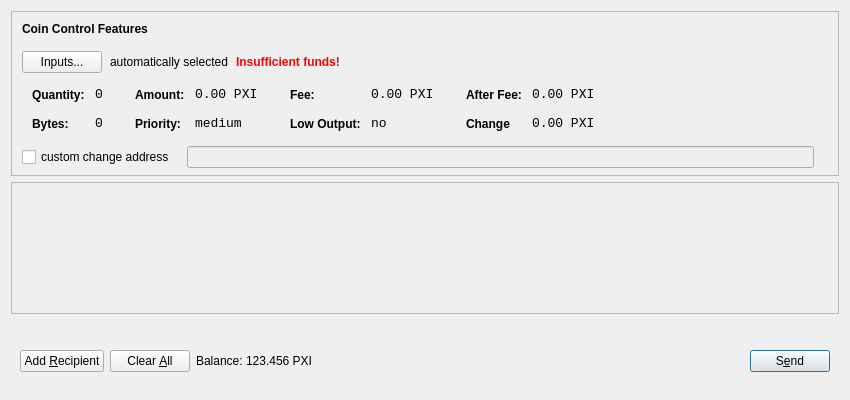
<?xml version="1.0" encoding="UTF-8"?>
<ui version="4.0">
 <class>SendCoinsDialog</class>
 <widget class="QDialog" name="SendCoinsDialog">
  <property name="geometry">
   <rect>
    <x>0</x>
    <y>0</y>
    <width>850</width>
    <height>400</height>
   </rect>
  </property>
  <property name="windowTitle">
   <string>Send Coins</string>
  </property>
  <layout class="QVBoxLayout" name="verticalLayout" stretch="0,1,0">
   <property name="bottomMargin">
    <number>8</number>
   </property>
   <item>
    <widget class="QFrame" name="frameCoinControl">
     <property name="sizePolicy">
      <sizepolicy hsizetype="Expanding" vsizetype="Expanding">
       <horstretch>0</horstretch>
       <verstretch>0</verstretch>
      </sizepolicy>
     </property>
     <property name="maximumSize">
      <size>
       <width>16777215</width>
       <height>16777215</height>
      </size>
     </property>
     <property name="frameShape">
      <enum>QFrame::StyledPanel</enum>
     </property>
     <property name="frameShadow">
      <enum>QFrame::Sunken</enum>
     </property>
     <layout class="QVBoxLayout" name="verticalLayoutCoinControl2">
      <property name="spacing">
       <number>6</number>
      </property>
      <property name="leftMargin">
       <number>0</number>
      </property>
      <property name="topMargin">
       <number>0</number>
      </property>
      <property name="rightMargin">
       <number>0</number>
      </property>
      <property name="bottomMargin">
       <number>6</number>
      </property>
      <item>
       <layout class="QVBoxLayout" name="verticalLayoutCoinControl" stretch="0,0,0,0,1">
        <property name="spacing">
         <number>0</number>
        </property>
        <property name="leftMargin">
         <number>10</number>
        </property>
        <property name="topMargin">
         <number>10</number>
        </property>
        <item>
         <layout class="QHBoxLayout" name="horizontalLayoutCoinControl1">
          <property name="bottomMargin">
           <number>15</number>
          </property>
          <item>
           <widget class="QLabel" name="labelCoinControlFeatures">
            <property name="sizePolicy">
             <sizepolicy hsizetype="Preferred" vsizetype="Maximum">
              <horstretch>0</horstretch>
              <verstretch>0</verstretch>
             </sizepolicy>
            </property>
            <property name="font">
             <font>
              <weight>75</weight>
              <bold>true</bold>
             </font>
            </property>
            <property name="styleSheet">
             <string notr="true">font-weight:bold;</string>
            </property>
            <property name="text">
             <string>Coin Control Features</string>
            </property>
           </widget>
          </item>
         </layout>
        </item>
        <item>
         <layout class="QHBoxLayout" name="horizontalLayoutCoinControl2" stretch="0,0,0,0">
          <property name="spacing">
           <number>8</number>
          </property>
          <property name="bottomMargin">
           <number>10</number>
          </property>
          <item>
           <widget class="QPushButton" name="pushButtonCoinControl">
            <property name="styleSheet">
             <string notr="true"/>
            </property>
            <property name="text">
             <string>Inputs...</string>
            </property>
           </widget>
          </item>
          <item>
           <widget class="QLabel" name="labelCoinControlAutomaticallySelected">
            <property name="text">
             <string>automatically selected</string>
            </property>
            <property name="margin">
             <number>5</number>
            </property>
           </widget>
          </item>
          <item>
           <widget class="QLabel" name="labelCoinControlInsuffFunds">
            <property name="font">
             <font>
              <weight>75</weight>
              <bold>true</bold>
             </font>
            </property>
            <property name="styleSheet">
             <string notr="true">color:red;font-weight:bold;</string>
            </property>
            <property name="text">
             <string>Insufficient funds!</string>
            </property>
            <property name="margin">
             <number>5</number>
            </property>
           </widget>
          </item>
          <item>
           <spacer name="horizontalSpacerCoinControl">
            <property name="orientation">
             <enum>Qt::Horizontal</enum>
            </property>
            <property name="sizeHint" stdset="0">
             <size>
              <width>40</width>
              <height>1</height>
             </size>
            </property>
           </spacer>
          </item>
         </layout>
        </item>
        <item>
         <widget class="QWidget" name="widgetCoinControl" native="true">
          <property name="sizePolicy">
           <sizepolicy hsizetype="Preferred" vsizetype="Preferred">
            <horstretch>0</horstretch>
            <verstretch>0</verstretch>
           </sizepolicy>
          </property>
          <property name="minimumSize">
           <size>
            <width>0</width>
            <height>0</height>
           </size>
          </property>
          <property name="styleSheet">
           <string notr="true"/>
          </property>
          <layout class="QHBoxLayout" name="horizontalLayoutCoinControl5">
           <property name="leftMargin">
            <number>0</number>
           </property>
           <property name="topMargin">
            <number>0</number>
           </property>
           <property name="rightMargin">
            <number>0</number>
           </property>
           <property name="bottomMargin">
            <number>0</number>
           </property>
           <item>
            <layout class="QHBoxLayout" name="horizontalLayoutCoinControl3" stretch="0,0,0,1">
             <property name="spacing">
              <number>20</number>
             </property>
             <property name="topMargin">
              <number>0</number>
             </property>
             <property name="bottomMargin">
              <number>10</number>
             </property>
             <item>
              <layout class="QFormLayout" name="formLayoutCoinControl1">
               <property name="horizontalSpacing">
                <number>10</number>
               </property>
               <property name="verticalSpacing">
                <number>14</number>
               </property>
               <property name="leftMargin">
                <number>10</number>
               </property>
               <property name="topMargin">
                <number>4</number>
               </property>
               <property name="rightMargin">
                <number>6</number>
               </property>
               <item row="0" column="0">
                <widget class="QLabel" name="labelCoinControlQuantityText">
                 <property name="styleSheet">
                  <string notr="true">font-weight:bold;</string>
                 </property>
                 <property name="text">
                  <string>Quantity:</string>
                 </property>
                 <property name="margin">
                  <number>0</number>
                 </property>
                </widget>
               </item>
               <item row="0" column="1">
                <widget class="QLabel" name="labelCoinControlQuantity">
                 <property name="font">
                  <font>
                   <family>Monospace</family>
                   <pointsize>10</pointsize>
                  </font>
                 </property>
                 <property name="cursor">
                  <cursorShape>IBeamCursor</cursorShape>
                 </property>
                 <property name="contextMenuPolicy">
                  <enum>Qt::ActionsContextMenu</enum>
                 </property>
                 <property name="text">
                  <string>0</string>
                 </property>
                 <property name="margin">
                  <number>0</number>
                 </property>
                 <property name="textInteractionFlags">
                  <set>Qt::LinksAccessibleByMouse|Qt::TextSelectableByKeyboard|Qt::TextSelectableByMouse</set>
                 </property>
                </widget>
               </item>
               <item row="1" column="0">
                <widget class="QLabel" name="labelCoinControlBytesText">
                 <property name="styleSheet">
                  <string notr="true">font-weight:bold;</string>
                 </property>
                 <property name="text">
                  <string>Bytes:</string>
                 </property>
                </widget>
               </item>
               <item row="1" column="1">
                <widget class="QLabel" name="labelCoinControlBytes">
                 <property name="font">
                  <font>
                   <family>Monospace</family>
                   <pointsize>10</pointsize>
                  </font>
                 </property>
                 <property name="cursor">
                  <cursorShape>IBeamCursor</cursorShape>
                 </property>
                 <property name="contextMenuPolicy">
                  <enum>Qt::ActionsContextMenu</enum>
                 </property>
                 <property name="text">
                  <string>0</string>
                 </property>
                 <property name="textInteractionFlags">
                  <set>Qt::LinksAccessibleByMouse|Qt::TextSelectableByKeyboard|Qt::TextSelectableByMouse</set>
                 </property>
                </widget>
               </item>
              </layout>
             </item>
             <item>
              <layout class="QFormLayout" name="formLayoutCoinControl2">
               <property name="horizontalSpacing">
                <number>10</number>
               </property>
               <property name="verticalSpacing">
                <number>14</number>
               </property>
               <property name="leftMargin">
                <number>6</number>
               </property>
               <property name="topMargin">
                <number>4</number>
               </property>
               <property name="rightMargin">
                <number>6</number>
               </property>
               <item row="0" column="0">
                <widget class="QLabel" name="labelCoinControlAmountText">
                 <property name="styleSheet">
                  <string notr="true">font-weight:bold;</string>
                 </property>
                 <property name="text">
                  <string>Amount:</string>
                 </property>
                 <property name="margin">
                  <number>0</number>
                 </property>
                </widget>
               </item>
               <item row="0" column="1">
                <widget class="QLabel" name="labelCoinControlAmount">
                 <property name="font">
                  <font>
                   <family>Monospace</family>
                   <pointsize>10</pointsize>
                  </font>
                 </property>
                 <property name="cursor">
                  <cursorShape>IBeamCursor</cursorShape>
                 </property>
                 <property name="contextMenuPolicy">
                  <enum>Qt::ActionsContextMenu</enum>
                 </property>
                 <property name="text">
                  <string>0.00 PXI</string>
                 </property>
                 <property name="textInteractionFlags">
                  <set>Qt::LinksAccessibleByMouse|Qt::TextSelectableByKeyboard|Qt::TextSelectableByMouse</set>
                 </property>
                </widget>
               </item>
               <item row="1" column="0">
                <widget class="QLabel" name="labelCoinControlPriorityText">
                 <property name="styleSheet">
                  <string notr="true">font-weight:bold;</string>
                 </property>
                 <property name="text">
                  <string>Priority:</string>
                 </property>
                </widget>
               </item>
               <item row="1" column="1">
                <widget class="QLabel" name="labelCoinControlPriority">
                 <property name="font">
                  <font>
                   <family>Monospace</family>
                   <pointsize>10</pointsize>
                  </font>
                 </property>
                 <property name="cursor">
                  <cursorShape>IBeamCursor</cursorShape>
                 </property>
                 <property name="contextMenuPolicy">
                  <enum>Qt::ActionsContextMenu</enum>
                 </property>
                 <property name="text">
                  <string>medium</string>
                 </property>
                 <property name="textInteractionFlags">
                  <set>Qt::LinksAccessibleByMouse|Qt::TextSelectableByKeyboard|Qt::TextSelectableByMouse</set>
                 </property>
                </widget>
               </item>
              </layout>
             </item>
             <item>
              <layout class="QFormLayout" name="formLayoutCoinControl3">
               <property name="horizontalSpacing">
                <number>10</number>
               </property>
               <property name="verticalSpacing">
                <number>14</number>
               </property>
               <property name="leftMargin">
                <number>6</number>
               </property>
               <property name="topMargin">
                <number>4</number>
               </property>
               <property name="rightMargin">
                <number>6</number>
               </property>
               <item row="0" column="0">
                <widget class="QLabel" name="labelCoinControlFeeText">
                 <property name="styleSheet">
                  <string notr="true">font-weight:bold;</string>
                 </property>
                 <property name="text">
                  <string>Fee:</string>
                 </property>
                 <property name="margin">
                  <number>0</number>
                 </property>
                </widget>
               </item>
               <item row="0" column="1">
                <widget class="QLabel" name="labelCoinControlFee">
                 <property name="font">
                  <font>
                   <family>Monospace</family>
                   <pointsize>10</pointsize>
                  </font>
                 </property>
                 <property name="cursor">
                  <cursorShape>IBeamCursor</cursorShape>
                 </property>
                 <property name="contextMenuPolicy">
                  <enum>Qt::ActionsContextMenu</enum>
                 </property>
                 <property name="text">
                  <string>0.00 PXI</string>
                 </property>
                 <property name="textInteractionFlags">
                  <set>Qt::LinksAccessibleByMouse|Qt::TextSelectableByKeyboard|Qt::TextSelectableByMouse</set>
                 </property>
                </widget>
               </item>
               <item row="1" column="0">
                <widget class="QLabel" name="labelCoinControlLowOutputText">
                 <property name="styleSheet">
                  <string notr="true">font-weight:bold;</string>
                 </property>
                 <property name="text">
                  <string>Low Output:</string>
                 </property>
                </widget>
               </item>
               <item row="1" column="1">
                <widget class="QLabel" name="labelCoinControlLowOutput">
                 <property name="font">
                  <font>
                   <family>Monospace</family>
                   <pointsize>10</pointsize>
                  </font>
                 </property>
                 <property name="cursor">
                  <cursorShape>IBeamCursor</cursorShape>
                 </property>
                 <property name="contextMenuPolicy">
                  <enum>Qt::ActionsContextMenu</enum>
                 </property>
                 <property name="text">
                  <string>no</string>
                 </property>
                 <property name="textInteractionFlags">
                  <set>Qt::LinksAccessibleByMouse|Qt::TextSelectableByKeyboard|Qt::TextSelectableByMouse</set>
                 </property>
                </widget>
               </item>
              </layout>
             </item>
             <item>
              <layout class="QFormLayout" name="formLayoutCoinControl4">
               <property name="horizontalSpacing">
                <number>10</number>
               </property>
               <property name="verticalSpacing">
                <number>14</number>
               </property>
               <property name="leftMargin">
                <number>6</number>
               </property>
               <property name="topMargin">
                <number>4</number>
               </property>
               <property name="rightMargin">
                <number>6</number>
               </property>
               <item row="0" column="0">
                <widget class="QLabel" name="labelCoinControlAfterFeeText">
                 <property name="styleSheet">
                  <string notr="true">font-weight:bold;</string>
                 </property>
                 <property name="text">
                  <string>After Fee:</string>
                 </property>
                 <property name="margin">
                  <number>0</number>
                 </property>
                </widget>
               </item>
               <item row="0" column="1">
                <widget class="QLabel" name="labelCoinControlAfterFee">
                 <property name="font">
                  <font>
                   <family>Monospace</family>
                   <pointsize>10</pointsize>
                  </font>
                 </property>
                 <property name="cursor">
                  <cursorShape>IBeamCursor</cursorShape>
                 </property>
                 <property name="contextMenuPolicy">
                  <enum>Qt::ActionsContextMenu</enum>
                 </property>
                 <property name="text">
                  <string>0.00 PXI</string>
                 </property>
                 <property name="textInteractionFlags">
                  <set>Qt::LinksAccessibleByMouse|Qt::TextSelectableByKeyboard|Qt::TextSelectableByMouse</set>
                 </property>
                </widget>
               </item>
               <item row="1" column="0">
                <widget class="QLabel" name="labelCoinControlChangeText">
                 <property name="styleSheet">
                  <string notr="true">font-weight:bold;</string>
                 </property>
                 <property name="text">
                  <string>Change</string>
                 </property>
                </widget>
               </item>
               <item row="1" column="1">
                <widget class="QLabel" name="labelCoinControlChange">
                 <property name="font">
                  <font>
                   <family>Monospace</family>
                   <pointsize>10</pointsize>
                  </font>
                 </property>
                 <property name="cursor">
                  <cursorShape>IBeamCursor</cursorShape>
                 </property>
                 <property name="contextMenuPolicy">
                  <enum>Qt::ActionsContextMenu</enum>
                 </property>
                 <property name="text">
                  <string>0.00 PXI</string>
                 </property>
                 <property name="textInteractionFlags">
                  <set>Qt::LinksAccessibleByMouse|Qt::TextSelectableByKeyboard|Qt::TextSelectableByMouse</set>
                 </property>
                </widget>
               </item>
              </layout>
             </item>
            </layout>
           </item>
          </layout>
         </widget>
        </item>
        <item>
         <layout class="QHBoxLayout" name="horizontalLayoutCoinControl4" stretch="0,0,0">
          <property name="spacing">
           <number>12</number>
          </property>
          <property name="sizeConstraint">
           <enum>QLayout::SetDefaultConstraint</enum>
          </property>
          <property name="topMargin">
           <number>5</number>
          </property>
          <property name="rightMargin">
           <number>5</number>
          </property>
          <item>
           <widget class="QCheckBox" name="checkBoxCoinControlChange">
            <property name="text">
             <string>custom change address</string>
            </property>
           </widget>
          </item>
          <item>
           <widget class="QLineEdit" name="lineEditCoinControlChange">
            <property name="enabled">
             <bool>false</bool>
            </property>
            <property name="sizePolicy">
             <sizepolicy hsizetype="Expanding" vsizetype="Fixed">
              <horstretch>0</horstretch>
              <verstretch>0</verstretch>
             </sizepolicy>
            </property>
           </widget>
          </item>
          <item>
           <widget class="QLabel" name="labelCoinControlChangeLabel">
            <property name="sizePolicy">
             <sizepolicy hsizetype="Preferred" vsizetype="Expanding">
              <horstretch>0</horstretch>
              <verstretch>0</verstretch>
             </sizepolicy>
            </property>
            <property name="minimumSize">
             <size>
              <width>0</width>
              <height>0</height>
             </size>
            </property>
            <property name="text">
             <string/>
            </property>
            <property name="margin">
             <number>3</number>
            </property>
           </widget>
          </item>
         </layout>
        </item>
        <item>
         <spacer name="verticalSpacerCoinControl">
          <property name="orientation">
           <enum>Qt::Vertical</enum>
          </property>
          <property name="sizeHint" stdset="0">
           <size>
            <width>800</width>
            <height>1</height>
           </size>
          </property>
         </spacer>
        </item>
       </layout>
      </item>
     </layout>
    </widget>
   </item>
   <item>
    <widget class="QScrollArea" name="scrollArea">
     <property name="widgetResizable">
      <bool>true</bool>
     </property>
     <widget class="QWidget" name="scrollAreaWidgetContents">
      <property name="geometry">
       <rect>
        <x>0</x>
        <y>0</y>
        <width>830</width>
        <height>104</height>
       </rect>
      </property>
      <layout class="QVBoxLayout" name="verticalLayout_2">
       <property name="leftMargin">
        <number>0</number>
       </property>
       <property name="topMargin">
        <number>0</number>
       </property>
       <property name="rightMargin">
        <number>0</number>
       </property>
       <property name="bottomMargin">
        <number>0</number>
       </property>
       <item>
        <layout class="QVBoxLayout" name="entries">
         <property name="spacing">
          <number>6</number>
         </property>
        </layout>
       </item>
       <item>
        <spacer name="verticalSpacer">
         <property name="orientation">
          <enum>Qt::Vertical</enum>
         </property>
         <property name="sizeHint" stdset="0">
          <size>
           <width>20</width>
           <height>40</height>
          </size>
         </property>
        </spacer>
       </item>
      </layout>
     </widget>
    </widget>
   </item>
   <item>
    <widget class="QWidget" name="buttonBar" native="true">
     <layout class="QHBoxLayout" name="horizontalLayout">
      <property name="leftMargin">
       <number>9</number>
      </property>
      <property name="topMargin">
       <number>30</number>
      </property>
      <property name="rightMargin">
       <number>9</number>
      </property>
      <property name="bottomMargin">
       <number>20</number>
      </property>
      <item>
       <widget class="QPushButton" name="addButton">
        <property name="maximumSize">
         <size>
          <width>136</width>
          <height>36</height>
         </size>
        </property>
        <property name="toolTip">
         <string>Send to multiple recipients at once</string>
        </property>
        <property name="text">
         <string>Add &amp;Recipient</string>
        </property>
        <property name="autoDefault">
         <bool>false</bool>
        </property>
       </widget>
      </item>
      <item>
       <widget class="QPushButton" name="clearButton">
        <property name="sizePolicy">
         <sizepolicy hsizetype="Minimum" vsizetype="Fixed">
          <horstretch>0</horstretch>
          <verstretch>0</verstretch>
         </sizepolicy>
        </property>
        <property name="maximumSize">
         <size>
          <width>100</width>
          <height>36</height>
         </size>
        </property>
        <property name="toolTip">
         <string>Remove all transaction fields</string>
        </property>
        <property name="text">
         <string>Clear &amp;All</string>
        </property>
        <property name="autoRepeatDelay">
         <number>300</number>
        </property>
        <property name="autoDefault">
         <bool>false</bool>
        </property>
       </widget>
      </item>
      <item>
       <layout class="QHBoxLayout" name="horizontalLayout_2">
        <property name="spacing">
         <number>3</number>
        </property>
        <item>
         <widget class="QLabel" name="label">
          <property name="sizePolicy">
           <sizepolicy hsizetype="Preferred" vsizetype="Fixed">
            <horstretch>0</horstretch>
            <verstretch>0</verstretch>
           </sizepolicy>
          </property>
          <property name="text">
           <string>Balance:</string>
          </property>
         </widget>
        </item>
        <item>
         <widget class="QLabel" name="labelBalance">
          <property name="sizePolicy">
           <sizepolicy hsizetype="Preferred" vsizetype="Fixed">
            <horstretch>0</horstretch>
            <verstretch>0</verstretch>
           </sizepolicy>
          </property>
          <property name="cursor">
           <cursorShape>IBeamCursor</cursorShape>
          </property>
          <property name="text">
           <string>123.456 PXI</string>
          </property>
          <property name="textInteractionFlags">
           <set>Qt::LinksAccessibleByMouse|Qt::TextSelectableByKeyboard|Qt::TextSelectableByMouse</set>
          </property>
         </widget>
        </item>
       </layout>
      </item>
      <item>
       <spacer name="horizontalSpacer">
        <property name="orientation">
         <enum>Qt::Horizontal</enum>
        </property>
        <property name="sizeHint" stdset="0">
         <size>
          <width>40</width>
          <height>20</height>
         </size>
        </property>
       </spacer>
      </item>
      <item>
       <widget class="QPushButton" name="sendButton">
        <property name="maximumSize">
         <size>
          <width>96</width>
          <height>36</height>
         </size>
        </property>
        <property name="toolTip">
         <string>Confirm the send action</string>
        </property>
        <property name="text">
         <string>S&amp;end</string>
        </property>
        <property name="default">
         <bool>true</bool>
        </property>
       </widget>
      </item>
     </layout>
    </widget>
   </item>
  </layout>
 </widget>
 <resources/>
 <connections/>
</ui>
